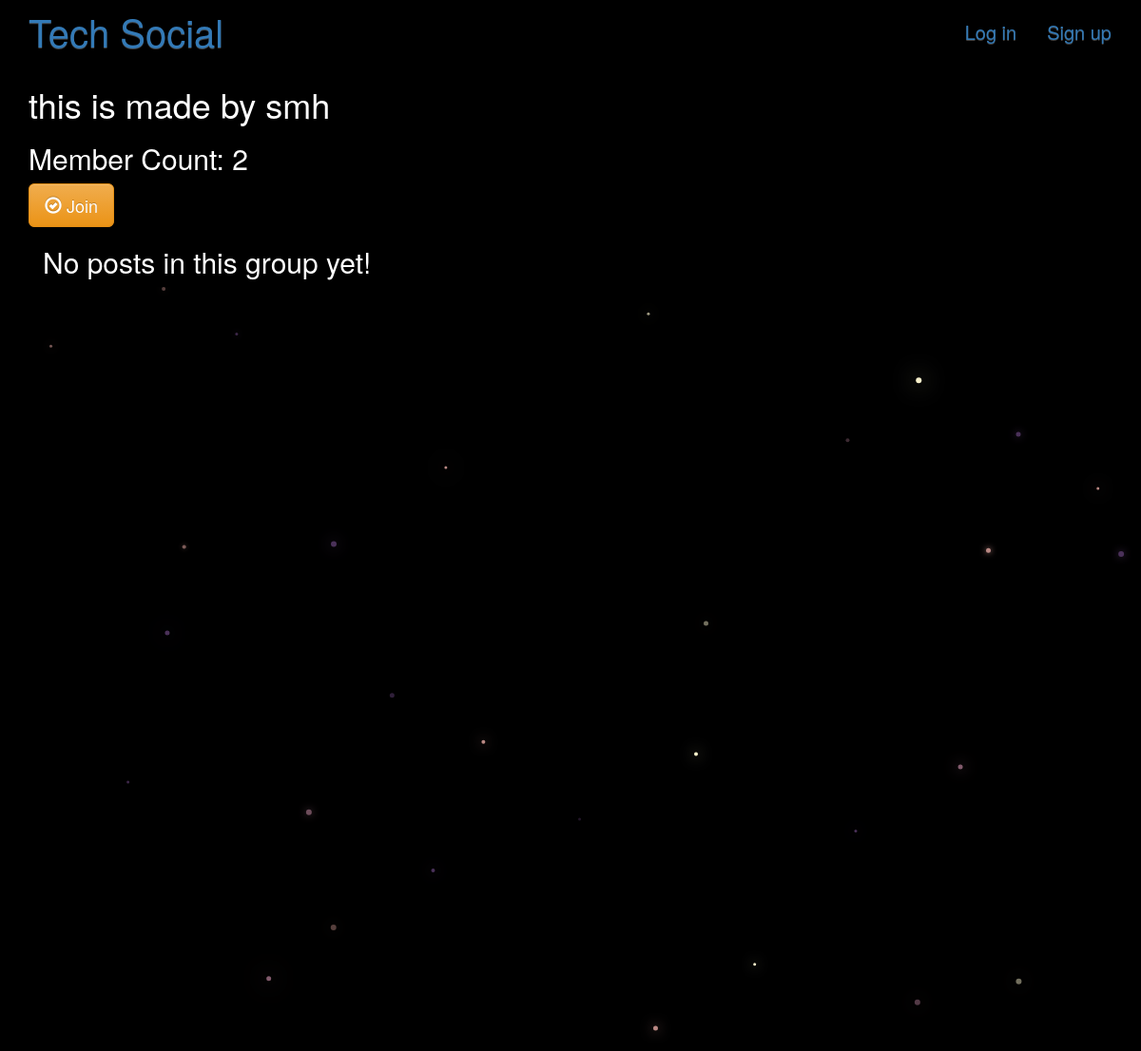
The app's page /groups/posts/in/this-is-made-by-smh/, older data.
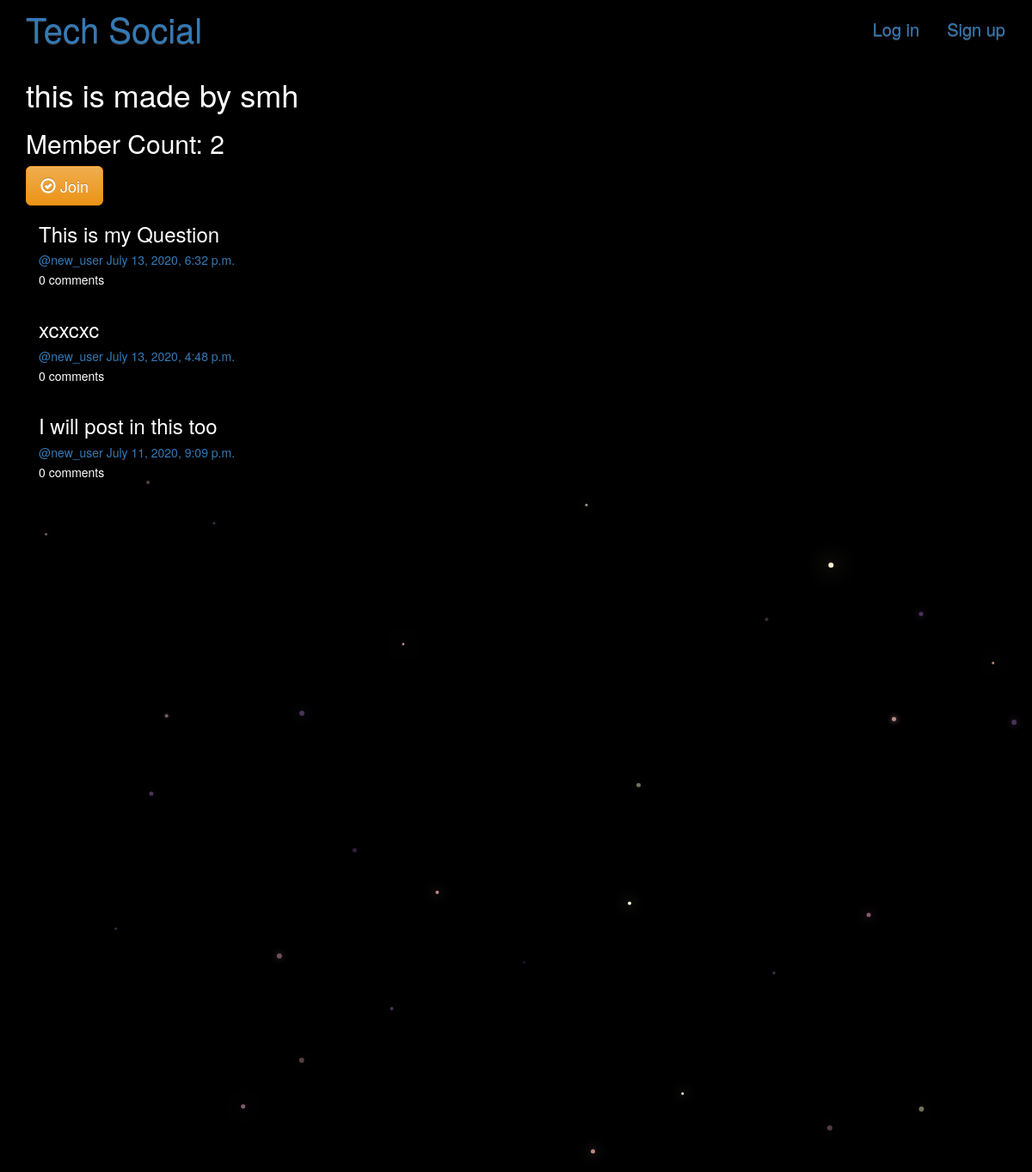
The same page, newer data.
### groups/models.py (models this page shows, shortened)
class Group(models.Model):
    name = models.CharField(max_length=255, unique=True)
    slug = models.SlugField(allow_unicode=True, unique=True)
    description = models.TextField(blank=True, default='')
    description_html = models.TextField(editable=False, default='', blank=True)
    members = models.ManyToManyField(User,through="GroupMember")
    class Meta:
        ordering = ["name"]

### posts/models.py (models this page shows, shortened)
class Post(models.Model):
    user = models.ForeignKey(User, related_name="posts",on_delete=models.CASCADE)
    created_at = models.DateTimeField(auto_now=True)
    question = models.CharField(max_length=255)
    description=models.TextField(blank=True, default='')
    description_html = models.TextField(editable=False)
    group = models.ForeignKey(Group, related_name="posts",null=True, blank=True,on_delete=models.CASCADE,)
    class Meta:
        ordering = ["-created_at"]
        unique_together = ["user", "question"]

### groups/views.py (the view)
# urls.py: url(r"^posts/in/(?P<slug>[-\w]+)/$",views.SingleGroup.as_view(),name="single"),
class SingleGroup(generic.DetailView):
    model = Group

### groups/templates/groups/group_detail.html (shortened to what this page needs)
{% extends "groups/group_base.html" %}
{% block content %}
<h1>{{group.name}}</h1>
<h2> Member Count: {{group.members.count}}</h2>
  <div class="content">
				{% if user in group.members.all %}
					<a href="{% url 'groups:leave' slug=group.slug %}" class="btn btn-lg btn-fill btn-warning"><span class="glyphicon glyphicon-remove-circle"></span> Leave</a>
                    <a href="{% url 'posts:create1' pk=group.pk %}" class="btn btn-lg btn-fill btn-warning" ><span class="glyphicon glyphicon-ok-circle"></span>Post</a></li>
                    {% else %}
					<a href="{% url 'groups:join' slug=group.slug %}" class="btn btn-lg btn-fill btn-warning"><span class="glyphicon glyphicon-ok-circle"></span> Join</a>
				{% endif %}
</div>
<div class="col-md-8">
	{% if group.posts.count == 0 %}
	<h2>No posts in this group yet!</h2>
	{% else %}
		{% for post in group.posts.all %}
        <div class="post media">
            <h3>{{ post.question }}</h3>
            <div class="media-body">
                <h5 class="media-heading">
                    <span class="username"><a href="{% url 'posts:for_user' username=post.user.username %}">@{{ post.user.username }}</a></span>
                    <time class="time"><a href="{% url 'posts:single' username=post.user.username pk=post.pk %}">{{ post.created_at }}</a></time>
                </h5>
                {{ post.comments.count }} comments
            </div>
        </div>
		{% endfor %}
	{% endif %}
</div>
{% endblock %}

### groups/templates/groups/group_base.html (shortened to what this page needs)
{% extends "base.html" %}

### templates/base.html (shortened to what this page needs)
<!DOCTYPE html>
{% load static %}
<html>
  <head>
    <link rel="stylesheet" href="https://maxcdn.bootstrapcdn.com/bootstrap/3.3.7/css/bootstrap.min.css">
    <link rel="stylesheet" href="https://maxcdn.bootstrapcdn.com/bootstrap/3.3.7/css/bootstrap-theme.min.css">
    <link rel="stylesheet" href="{% static 'mysite/css/master.css'%}">
  </head>
  <body style="overflow-y:scroll;max-height:800px;">
    <nav class="navbar  mynav" role="navigation" id="navbar" >
      <div class="container">
        <a class="navbar-brand mynav" href="{% url 'index' %}" style="margin-top: 7px; font-size:40px;">Tech Social</a>
          <ul class="nav navbar-nav navbar-right">
            {% if user.is_authenticated %}
                  <li><a href="{% url 'groups:all' %}" class="btn btn-simple" style="margin-top: 7px; font-size:20px;">Spaces</a></li>
                  <li><a href="{% url 'groups:create' %}" class="btn btn-simple" style="margin-top: 7px; font-size:20px;">Create Space</a></li>
                  <li><a href="{% url 'userAuth:logout' %}" class="btn btn-simple" style="margin-top: 7px; font-size:20px;">Log out</a></li>
            {% else %}
                  <li><a href="{% url  'userAuth:login' %}" class="btn btn-simple" style="margin-top: 7px; font-size:20px;">Log in</a></li>
                  <li><a href="{% url 'userAuth:signup' %}" class="btn btn-simple" style="margin-top: 7px; font-size:20px;">Sign up</a></li>
            {% endif %}
          </ul>
      </div>
    </nav>
        <div class="container mycontent">
          {% block content %}
          {% endblock %}
        </div>
        <canvas id="canvas"></canvas>
  </body>
</html>

### static/mysite/css/master.css (style rules this page uses)
body { margin: 0; overflow: hidden; background-color: black; color:white; }
#navbar { height: 50px; font-size: medium; }

Row changes from the older to the newer data that the page shows:
added Post: question "This is my Question", user.username "new_user", created_at "July 13, 2020, 6:32 p.m.", comments.count "0"
added Post: question "xcxcxc", user.username "new_user", created_at "July 13, 2020, 4:48 p.m.", comments.count "0"
added Post: question "I will post in this too", user.username "new_user", created_at "July 11, 2020, 9:09 p.m.", comments.count "0"
Text that changed along with them:
text no longer shown: "No posts in this group yet!"
